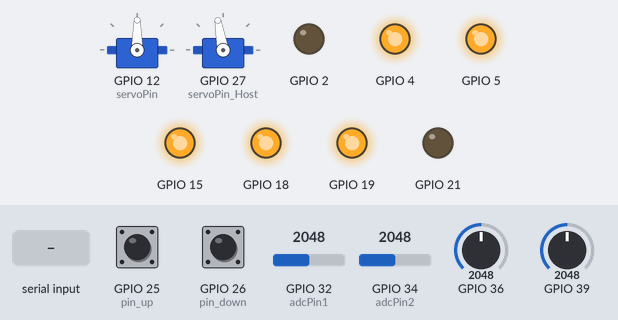
Bench run of a sketch on a simulated ESP32. On the bench: 2 × servo, output pins drawn as LEDs (lit = HIGH). The test bench sets the inputs (shaded band); at power-on: GPIO 39 = 2048, GPIO 25 (pin_up) HIGH, GPIO 36 = 2048, GPIO 26 (pin_down) HIGH, GPIO 32 (adcPin1) = 2048, GPIO 34 (adcPin2) = 2048. What the sketch prints to the serial monitor is not drawn.

Above: at 1.2 s.
1.3 s: GPIO 39 set to 864
2.8 s: GPIO 39 set to 740
At 3.6 s:
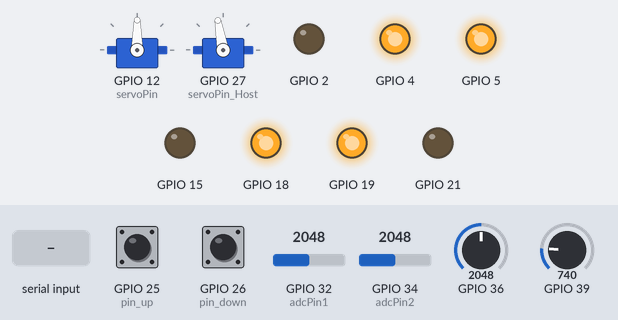
4.3 s: GPIO 25 (pin_up) pulled LOW for 0.15 s
At 4.6 s:
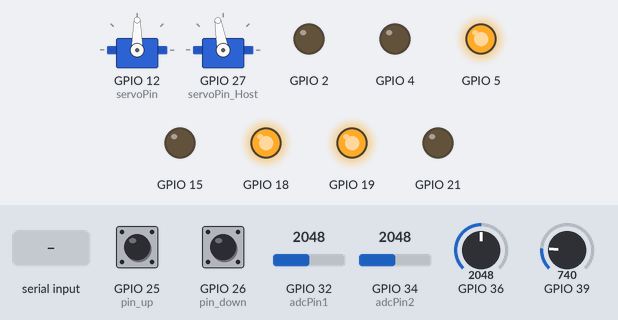
5.9 s: "A" received over Serial
At 6.3 s:
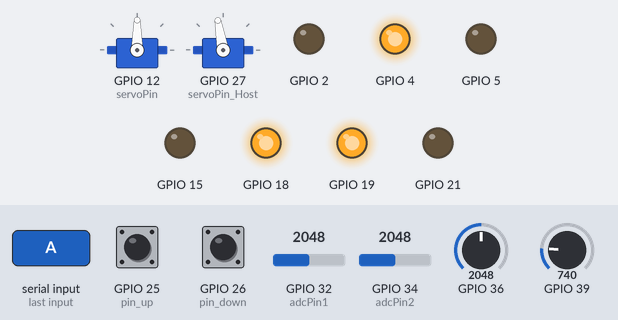
7.4 s: "E" received over the second serial link
At 8.5 s:
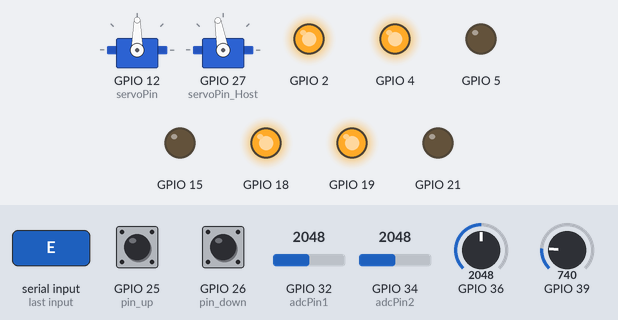
8.9 s: GPIO 36 set to 2944
10.4 s: GPIO 36 set to 3036
At 11.1 s:
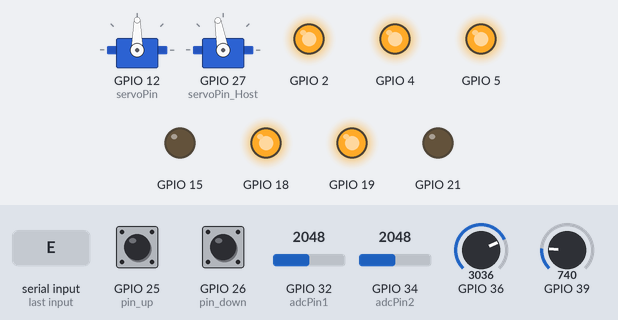
Timing chart, 0 to 12.9 s (numbered marks = the images above; inputs shaded):
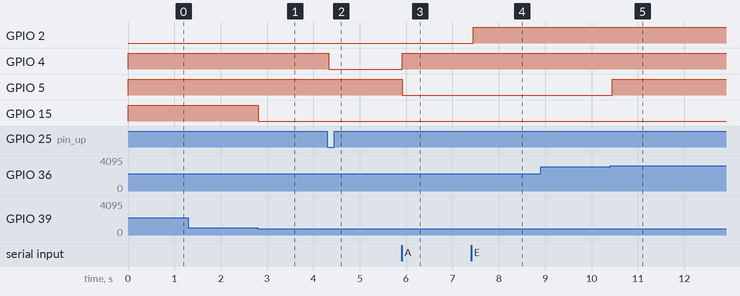

Measured:
- the behaviour switches between 800 and 799 on GPIO 39 (found by bisection; images 0 and 1)
- the behaviour switches between 3000 and 3001 on GPIO 36 (found by bisection; images 4 and 5)
- after the input at 1.3 s, every drawn part: stays the same
- after the input at 2.8 s, GPIO 15: HIGH → LOW at once
- after the input at 4.3 s, GPIO 4: HIGH → LOW at once
- after the input at 5.9 s, GPIO 4: LOW → HIGH at once; GPIO 5: HIGH → LOW at once
- after the input at 7.4 s, GPIO 2: LOW → HIGH at once
- after the input at 8.9 s, every drawn part: stays the same
- after the input at 10.4 s, GPIO 5: LOW → HIGH after 0.05 s

The sketch:

sun_chark.ino
```cpp
#include <Arduino.h>
#include <ESP32Servo.h>

// 定义舵机引脚
const int servoPin = 12;
const int servoPin_Host = 27;

// 创建一个舵机对象
Servo myServo;
Servo myServo_B;
// 定义ADC引脚
const int adcPin1 = 32; // 上方光敏电阻
const int adcPin2 = 34; // 下方光敏电阻

// 定义舵机角度范围
int currentAngle = 90; // 初始角度为90度（中间位置）
const int minAngle = 0; // 最小角度
const int maxAngle = 180; // 最大角度
//触碰开关
const int pin_up = 25;
const int pin_down = 26;

void setup() {
  // 初始化串口通讯
  Serial.begin(115200);
  Serial2.begin(115200);

  // 附加舵机到指定的引脚
  myServo.attach(servoPin);
  myServo.write(currentAngle); // 将舵机移动到初始位置
  //无人机机载舵机
  myServo_B.attach(servoPin_Host);
  myServo_B.write(100); // 将舵机移动到初始位置
  // 设置ADC引脚为输入模式
  pinMode(adcPin1, INPUT);
  pinMode(adcPin2, INPUT);
  pinMode(39, INPUT);

  pinMode(18,OUTPUT);
  pinMode(19,OUTPUT);
  //气泵
  pinMode(2,OUTPUT);
  pinMode(15,OUTPUT);
  pinMode(21,OUTPUT);
  //太阳能
  pinMode(4,OUTPUT);
  pinMode(5,OUTPUT);
  //夹爪
  pinMode(25,INPUT_PULLUP);
  pinMode(26,INPUT_PULLUP);

  digitalWrite(18,HIGH);
  digitalWrite(19,HIGH);

  digitalWrite(4,HIGH);
  digitalWrite(5,HIGH);

  digitalWrite(2,LOW);
  digitalWrite(15,LOW);
  digitalWrite(21,LOW);
}
int adcValue1;
int adcValue2;
int adcValue3;
int adcValue4;
char zhua_close = 0;
void loop() {
  // 读取ADC值
  adcValue1 = analogRead(adcPin1) - 1140;
  adcValue2 = analogRead(adcPin2);
  adcValue3 = analogRead(36);
  adcValue4 = analogRead(39);

  // 将ADC值输出到串口监视器
  // Serial.print("ADC Value at D33: ");
  // Serial.print(adcValue1);
  // Serial.print("\tADC Value at D32: ");
  // Serial.println(adcValue2);
  // Serial.print("\tADC Value at D36: ");
  // Serial.println(adcValue3);
  Serial.print("\tADC Value at D32: ");
  Serial.println(adcValue1);
  Serial.print("\tADC Value at D34: ");
  Serial.println(adcValue2);
  zhuazi_Get();
  // 比较两个光敏电阻的值，调整舵机角度
  if (adcValue1 - adcValue2> 30 && currentAngle < maxAngle) {
    // 如果上方光照弱，且当前角度小于最大角度，则增加角度
    currentAngle += 2;
    //myServo.write(currentAngle);
  } else if (adcValue2 - adcValue1 > 30 && currentAngle > minAngle) {
    // 如果下方光照弱，且当前角度大于最小角度，则减少角度
    currentAngle -= 2;
    //myServo.write(currentAngle);
  }
  if (Serial.available() > 0) {
    char receivedData = Serial.read();
    if(receivedData == 'A')
    {
      digitalWrite(4,HIGH);
      digitalWrite(5,LOW);
    }else if(receivedData == 'B')
    {
      digitalWrite(4,LOW);
      digitalWrite(5,HIGH);
    }else if(receivedData == 'C')
    {
      digitalWrite(4,HIGH);
      digitalWrite(5,HIGH);
    }else if(receivedData == 'D')
    {
      digitalWrite(2,LOW);
    }else if(receivedData == 'E')
    {
      digitalWrite(2,HIGH);
    }else if(receivedData == '1')
    {
      digitalWrite(4,HIGH);
      digitalWrite(5,LOW);
    }else if(receivedData == '2')
    {
      digitalWrite(4,LOW);
      digitalWrite(5,HIGH);
    }else if(receivedData == '3')
    {
      digitalWrite(4,HIGH);
      digitalWrite(5,HIGH);
      zhua_close = 0;
    }
  }
  if (Serial2.available() > 0) {
    char receivedData = Serial2.read();
    if(receivedData == 'A')
    {
      digitalWrite(4,HIGH);
      digitalWrite(5,LOW);
    }else if(receivedData == 'B')
    {
      digitalWrite(4,LOW);
      digitalWrite(5,HIGH);
    }else if(receivedData == 'C')
    {
      digitalWrite(4,HIGH);
      digitalWrite(5,HIGH);
    }else if(receivedData == 'D')
    {
      digitalWrite(2,LOW);
    }else if(receivedData == 'E')
    {
      digitalWrite(2,HIGH);
    }else if(receivedData == '1')
    {
      digitalWrite(4,HIGH);
      digitalWrite(5,LOW);
    }else if(receivedData == '2')
    {
      digitalWrite(4,LOW);
      digitalWrite(5,HIGH);
    }else if(receivedData == '3')
    {
      digitalWrite(4,HIGH);
      digitalWrite(5,HIGH);
      zhua_close = 0;
    }
  }
  // 延时100毫秒，避免调整过快
  delay(50);
}

void zhuazi_Get()
{
  if(digitalRead(25) == 0 && zhua_close == 0)
  {
    digitalWrite(4,LOW);
    digitalWrite(5,HIGH);
  }
  if(digitalRead(26) == 0)
  {
    digitalWrite(4,HIGH);
    digitalWrite(5,HIGH);
    while(digitalRead(26) == 0)
    {
      digitalWrite(4,LOW);
      digitalWrite(5,HIGH);
    }
    digitalWrite(4,HIGH);
    digitalWrite(5,HIGH);
  }
  if(adcValue3 > 3000)
  {
    digitalWrite(4,HIGH);
    digitalWrite(5,HIGH);
    zhua_close = 1;
  }
  if(adcValue4 > 1200)
  {
    digitalWrite(15,HIGH);
  }else if(adcValue4 < 800)
  {
    digitalWrite(15,LOW);
  }
}
```
